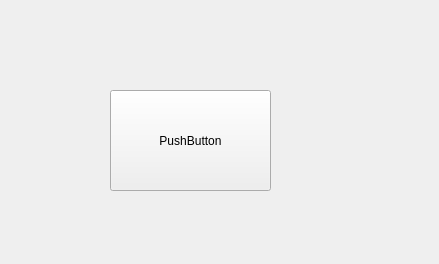
<?xml version="1.0" encoding="UTF-8"?>
<ui version="4.0">
 <class>Widget</class>
 <widget class="QWidget" name="Widget">
  <property name="geometry">
   <rect>
    <x>0</x>
    <y>0</y>
    <width>439</width>
    <height>264</height>
   </rect>
  </property>
  <property name="windowTitle">
   <string>Widget</string>
  </property>
  <widget class="QPushButton" name="pushButton">
   <property name="geometry">
    <rect>
     <x>110</x>
     <y>90</y>
     <width>161</width>
     <height>101</height>
    </rect>
   </property>
   <property name="text">
    <string>PushButton</string>
   </property>
  </widget>
 </widget>
 <resources/>
 <connections/>
</ui>
